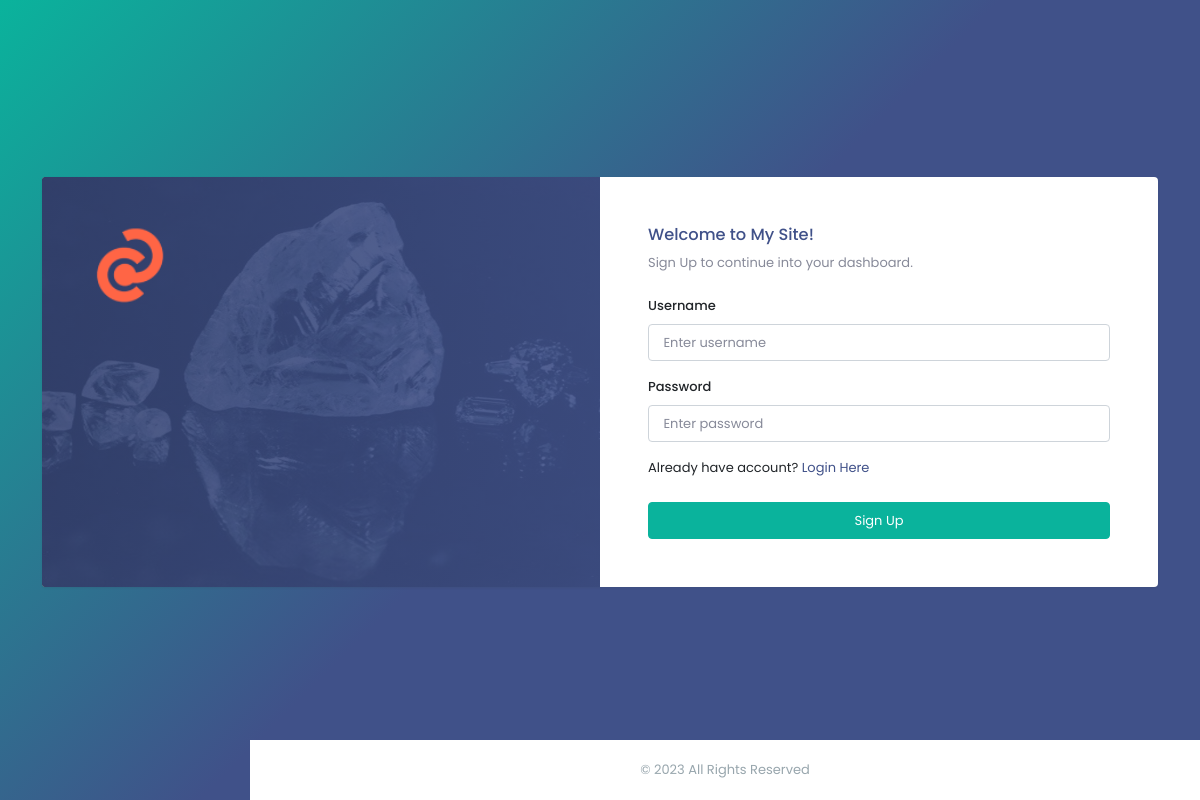
Page /dashboard/register.php on the committed database.
### tables this page shows
CREATE TABLE `logo` (
  `id` int(11) NOT NULL,
  `xfile` varchar(1000) NOT NULL,
  `ufile` varchar(1000) NOT NULL,
  `updated_at` timestamp NOT NULL DEFAULT current_timestamp() ON UPDATE current_timestamp()
);

CREATE TABLE `siteconfig` (
  `id` int(11) NOT NULL,
  `site_keyword` varchar(1000) NOT NULL,
  `site_desc` varchar(500) NOT NULL,
  `site_title` varchar(300) NOT NULL,
  `site_about` varchar(1000) NOT NULL,
  `site_footer` varchar(1000) NOT NULL,
  `follow_text` varchar(1000) NOT NULL,
  `site_url` varchar(50) NOT NULL,
  `updated_at` timestamp NOT NULL DEFAULT current_timestamp() ON UPDATE current_timestamp()
);

### dashboard/register.php (the view, shortened to what this page needs)
<?php
include_once("../z_db.php");
           ?>
<!doctype html>
<html lang="en" data-layout="vertical" data-topbar="light" data-sidebar="dark" data-sidebar-size="lg"
  data-sidebar-image="none">
<head>
  <link href="assets/css/bootstrap.min.css" rel="stylesheet" type="text/css" />
  <link href="assets/css/icons.min.css" rel="stylesheet" type="text/css" />
  <link href="assets/css/app.min.css" rel="stylesheet" type="text/css" />
  <link href="assets/css/custom.min.css" rel="stylesheet" type="text/css" />
</head>
<body>
  <div class="auth-page-wrapper auth-bg-cover py-5 d-flex justify-content-center align-items-center min-vh-100">
    <div class="auth-page-content overflow-hidden pt-lg-5">
      <div class="container">
        <div class="row">
          <div class="col-lg-12">
            <div class="card overflow-hidden">
              <div class="row g-0">
                <div class="col-lg-6">
                  <div class="p-lg-5 p-4 auth-one-bg h-100">
                    <div class="bg-overlay"></div>
                    <div class="position-relative h-100 d-flex flex-column">
                      <div class="mb-4">
                      <?php
    $rr=mysqli_query($con,"SELECT ufile FROM logo");
$r = mysqli_fetch_row($rr);
$ufile = $r[0];
?>
                        <a href="index.php" class="d-block">
                          <img src="uploads/logo/<?php print $ufile;?>" alt="" height="80">
                        </a>
                      </div>
                    </div>
                  </div>
                </div>
                <div class="col-lg-6">
                  <div class="p-lg-5 p-4">
                    <div>
                      <h5 class="text-primary">Welcome to My Site!</h5>
                      <p class="text-muted">Sign Up to continue into your dashboard.</p>
                    </div>
                    <div class="mt-4">
                                    <form class="user" action="" method="post">
                        <div class="mb-3">
                          <label for="username" class="form-label">Username</label>
                          <input type="text" class="form-control" id="username" name="username" placeholder="Enter username">
                        </div>
                        <div class="mb-3">
                          <label class="form-label" for="password-input">Password</label>
                          <div class="position-relative auth-pass-inputgroup mb-3">
                            <input type="password" class="form-control pe-5" name="password" placeholder="Enter password"
                              id="password-input">
                          </div>
                        </div>
                           <div class="mb-3">
                          <span>Already have account? <a href="login">Login Here</a></span>
                          </div>
                        </div>
                        <div class="mt-4">
                          <button class="btn btn-success w-100" value="save" type="submit">Sign Up</button>
                        </div>
                    </div>
                  </div>
                </div>
              </div>
            </div>
          </div>
        </div>
      </div>
    </div>
    <footer class="footer">
      <div class="container">
        <div class="row">
          <div class="col-lg-12">
            <div class="text-center">
            <?php
    $rr=mysqli_query($con,"SELECT site_footer FROM siteconfig");
$r = mysqli_fetch_row($rr);
$site_footer = $r[0];
?>
            <p class="mb-0">
             <?php print $site_footer ?>
              </p>
            </div>
          </div>
        </div>
      </div>
    </footer>
</body>
</html>

### rows in the picture
logo: ufile (picture)
siteconfig: site_footer "© 2023 All Rights Reserved"
